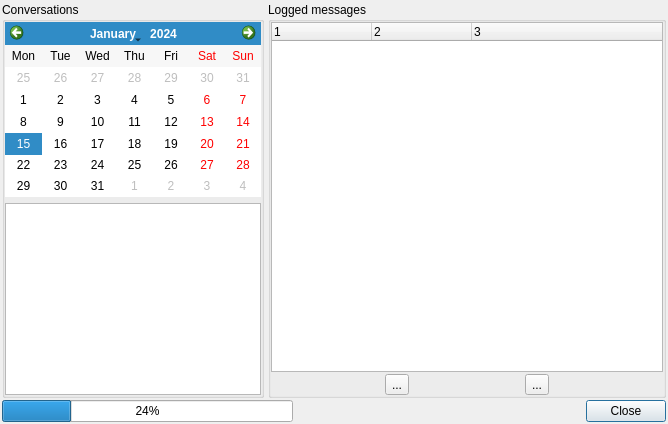
<ui version="4.0" >
 <class>ArchiveDlg</class>
 <widget class="QDialog" name="ArchiveDlg" >
  <property name="geometry" >
   <rect>
    <x>0</x>
    <y>0</y>
    <width>668</width>
    <height>424</height>
   </rect>
  </property>
  <property name="windowTitle" >
   <string>Dialog</string>
  </property>
  <layout class="QVBoxLayout" >
   <property name="spacing" >
    <number>2</number>
   </property>
   <property name="leftMargin" >
    <number>2</number>
   </property>
   <property name="topMargin" >
    <number>2</number>
   </property>
   <property name="rightMargin" >
    <number>2</number>
   </property>
   <property name="bottomMargin" >
    <number>2</number>
   </property>
   <item>
    <layout class="QHBoxLayout" >
     <property name="spacing" >
      <number>4</number>
     </property>
     <item>
      <widget class="QGroupBox" name="groupBox" >
       <property name="sizePolicy" >
        <sizepolicy vsizetype="Preferred" hsizetype="Maximum" >
         <horstretch>0</horstretch>
         <verstretch>0</verstretch>
        </sizepolicy>
       </property>
       <property name="title" >
        <string>Conversations</string>
       </property>
       <layout class="QVBoxLayout" >
        <property name="leftMargin" >
         <number>0</number>
        </property>
        <property name="topMargin" >
         <number>0</number>
        </property>
        <property name="rightMargin" >
         <number>0</number>
        </property>
        <property name="bottomMargin" >
         <number>0</number>
        </property>
        <item>
         <widget class="QCalendarWidget" name="calendar" >
          <property name="verticalHeaderFormat" >
           <enum>QCalendarWidget::NoVerticalHeader</enum>
          </property>
          <property name="dateEditEnabled" >
           <bool>false</bool>
          </property>
         </widget>
        </item>
        <item>
         <widget class="QListWidget" name="lw_conversations" />
        </item>
       </layout>
      </widget>
     </item>
     <item>
      <widget class="QGroupBox" name="groupBox_2" >
       <property name="title" >
        <string>Logged messages</string>
       </property>
       <layout class="QVBoxLayout" >
        <property name="spacing" >
         <number>2</number>
        </property>
        <property name="leftMargin" >
         <number>0</number>
        </property>
        <property name="topMargin" >
         <number>0</number>
        </property>
        <property name="rightMargin" >
         <number>0</number>
        </property>
        <property name="bottomMargin" >
         <number>0</number>
        </property>
        <item>
         <widget class="QTreeWidget" name="tw_log" >
          <property name="layoutDirection" >
           <enum>Qt::LeftToRight</enum>
          </property>
          <property name="frameShape" >
           <enum>QFrame::StyledPanel</enum>
          </property>
          <property name="frameShadow" >
           <enum>QFrame::Sunken</enum>
          </property>
          <property name="alternatingRowColors" >
           <bool>true</bool>
          </property>
          <property name="indentation" >
           <number>4</number>
          </property>
          <property name="rootIsDecorated" >
           <bool>false</bool>
          </property>
          <property name="allColumnsShowFocus" >
           <bool>false</bool>
          </property>
          <property name="wordWrap" >
           <bool>true</bool>
          </property>
          <property name="columnCount" >
           <number>3</number>
          </property>
          <column>
           <property name="text" >
            <string>1</string>
           </property>
          </column>
          <column>
           <property name="text" >
            <string>2</string>
           </property>
          </column>
          <column>
           <property name="text" >
            <string>3</string>
           </property>
          </column>
         </widget>
        </item>
        <item>
         <layout class="QHBoxLayout" >
          <item>
           <widget class="QToolButton" name="tb_prevPage" >
            <property name="text" >
             <string>...</string>
            </property>
            <property name="icon" >
             <iconset resource="../../iconsets.qrc" >:/iconsets/system/default/arrow_left.png</iconset>
            </property>
           </widget>
          </item>
          <item>
           <widget class="QToolButton" name="tb_nextPage" >
            <property name="text" >
             <string>...</string>
            </property>
            <property name="icon" >
             <iconset resource="../../iconsets.qrc" >:/iconsets/system/default/arrow_right.png</iconset>
            </property>
           </widget>
          </item>
         </layout>
        </item>
       </layout>
      </widget>
     </item>
    </layout>
   </item>
   <item>
    <layout class="QHBoxLayout" >
     <item>
      <widget class="QProgressBar" name="progressBar" >
       <property name="value" >
        <number>24</number>
       </property>
      </widget>
     </item>
     <item>
      <spacer>
       <property name="orientation" >
        <enum>Qt::Horizontal</enum>
       </property>
       <property name="sizeHint" >
        <size>
         <width>40</width>
         <height>20</height>
        </size>
       </property>
      </spacer>
     </item>
     <item>
      <widget class="QPushButton" name="pb_close" >
       <property name="text" >
        <string>Close</string>
       </property>
       <property name="icon" >
        <iconset resource="../../iconsets.qrc" >:/iconsets/system/default/close.png</iconset>
       </property>
      </widget>
     </item>
    </layout>
   </item>
  </layout>
 </widget>
 <resources>
  <include location="../../psi.qrc" />
  <include location="../../iconsets.qrc" />
 </resources>
 <connections/>
</ui>
